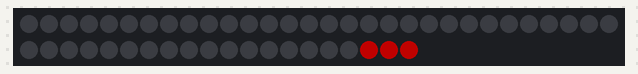
Simulated run of this sketch. Board: Arduino Leonardo, built with avr-gcc and run on an emulated ATmega32U4. Parts: 50 RGB LEDs in strip order, left to right, continuing on the next row. Dim RGB values are drawn brighter than linear; what the sketch prints to the serial monitor is not drawn.

Above: at 2.09 s.
At 6.62 s:
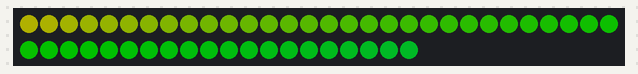
At 11.16 s:
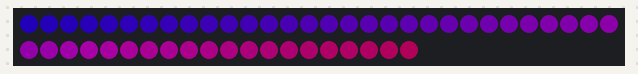
At 20.34 s:
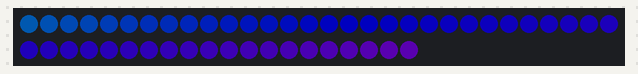
At 29.53 s:
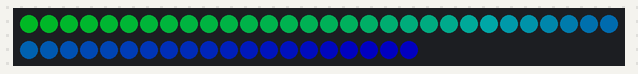
At 38.7 s:
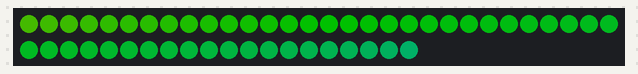

The sketch:

PianoBar-WS2801.ino
```cpp
// (licence header left out)
#include "FastLED.h"
#include "MIDIUSB.h"

#define DATA_PIN 16
#define CLOCK_PIN 15
#define NUM_LEDS 50

#define LOWEST_NOTE 35 // one less than Musicianeer
#define HIGHEST_NOTE 84
#define NOTE_COUNT (HIGHEST_NOTE - LOWEST_NOTE) + 1

#define SPECTRUM_DELAY 40
#define INACTIVITY_THRESHOLD (1000L * 60 * 2)
#define RAMPUP_THRESHOLD 50

// 120 bpm = 2 bps = 500 ms/b

CRGB leds[NUM_LEDS];

uint8_t m_hue[NOTE_COUNT];
uint8_t m_saturation[NOTE_COUNT];
uint8_t m_brightness[NOTE_COUNT];

uint8_t hue = 0;
uint32_t rampup_timer = 0;
uint32_t inactivity_timer = 0;
bool is_display_spectrum = true;

void setup() {
		Serial.begin(9600);
		delay(1000);
		Serial.println("PianoBar for WS2801");
		Serial.print("Compiled at ");
		Serial.print("WS2801 version Compiled at ");
		Serial.print(__TIME__);
		Serial.print(" on ");
		Serial.println(__DATE__);
		delay(1000);
		FastLED.addLeds<WS2801, DATA_PIN, CLOCK_PIN>(leds, NUM_LEDS);
		LEDS.setBrightness(84);
}

void loop() {
		uint32_t current_millis = millis();
		midiEventPacket_t message = MidiUSB.read();
		if (message.header != 0) {
				Serial.println("header=");
				Serial.println(message.header);
				if (is_display_spectrum) {
						clear_leds();
						is_display_spectrum = false;
				}
				inactivity_timer = current_millis;
				process_message(message);
		} else if (is_display_spectrum) {
				display_spectrum();
		} else if (current_millis < inactivity_timer) { // millis timer wrap (approx every 50 days)
				inactivity_timer = current_millis;
		} else if ((current_millis - inactivity_timer) > INACTIVITY_THRESHOLD) {
				is_display_spectrum = true;
		} else if ((current_millis - rampup_timer) > RAMPUP_THRESHOLD) {
				rampup_timer = current_millis;
				display_rampup();
		}
}

void process_message(midiEventPacket_t message) {
		uint8_t command = message.byte1 & 0xf0;
		if (command == 0x80) {
				display_note_off(message);
		} else if (command == 0x90) {
				display_note_on(message);
		} else {
				print_unsupported_event(message);
		}
}

void clear_leds() {
		for (int i = 0; i < NUM_LEDS; i++) {
				leds[i] = 0;
		}
		FastLED.show();
}

void display_spectrum() {
		for (int i = 0, j = 1; j < NUM_LEDS; i++, j++) {
				leds[i] = leds[j];
		}
		leds[NUM_LEDS-1] = CHSV(hue++, 255, 255);
		FastLED.show();
		delay(SPECTRUM_DELAY);
}

void display_note_off(midiEventPacket_t message) {
		uint8_t channel = message.byte1 & 0xf;
		uint8_t midi_note = message.byte2;
		if (midi_note >= LOWEST_NOTE && midi_note <= HIGHEST_NOTE) {
				uint8_t note_index = message.byte2 - LOWEST_NOTE;
				uint8_t led_index = map_note_to_led(note_index);
				leds[led_index] = 0;
				FastLED.show();
		}
}

void display_note_on(midiEventPacket_t message) {
		uint8_t midi_note = message.byte2;
		if (midi_note >= LOWEST_NOTE && midi_note <= HIGHEST_NOTE) {
				uint8_t note_index = message.byte2 - LOWEST_NOTE;
				uint8_t channel = message.byte1 & 0xf;
				uint8_t velocity = message.byte3;
				uint8_t led_index = map_note_to_led(note_index);
				uint8_t hue = map_channel_to_hue(channel);
				uint8_t saturation = 255;
				uint8_t brightness = map_velocity_to_brightness(velocity);
				hsv2rgb_spectrum(CHSV(hue, saturation, brightness), leds[led_index]);
				m_hue[note_index] = hue;
				m_saturation[note_index] = saturation;
				m_brightness[note_index] = brightness;
				FastLED.show();
		}
}

void display_rampup() {
		for (int i = 0; i < NOTE_COUNT; i++) {
				if (m_brightness[i] > 0 && m_brightness[i] < 128) {
						m_brightness[i] += 2;
						// Serial.print("ms=");
						// Serial.print(millis());
						// Serial.print(", note=");
						// Serial.print(i);
						// Serial.print(", brightness=");
						// Serial.println(m_brightness[i]);
						uint8_t led_index = map_note_to_led(i);
						hsv2rgb_spectrum(CHSV(m_hue[i], m_saturation[i], m_brightness[i]), leds[led_index]);
				}
		}
		FastLED.show();
}

void display_note_to_led_map() {
		for (int i = 0; i < NOTE_COUNT; i++) {
				leds[map_note_to_led(i)] = CRGB(64,0,0);
		}
		FastLED.show();
}

uint8_t map_channel_to_hue(int channel) {
		uint8_t i = channel / 4;
		uint8_t j = channel % 4;
		uint32_t degrees = (j * 90) + ((i * 90) / 4);
		uint8_t hue = (degrees * 255) / 360; // integer muldiv
		return hue;
}

uint8_t map_velocity_to_brightness(int velocity) {
		return ((velocity * 255) / 127); // integer muldiv
}

uint8_t map_note_to_led(int note) {
		return note;
}

boolean sharps[] = { false, true, false, true, false, false, true, false, true, false, true, false};

boolean is_sharp(int midi_note) {
		uint8_t note_type = midi_note % 12;
		return sharps[note_type];
}

void print_unsupported_event(midiEventPacket_t message) {
		Serial.print(message.header, HEX);
		Serial.print("-");
		Serial.print(message.byte1, HEX);
		Serial.print("-");
		Serial.print(message.byte2, HEX);
		Serial.print("-");
		Serial.println(message.byte3, HEX);
}
```
